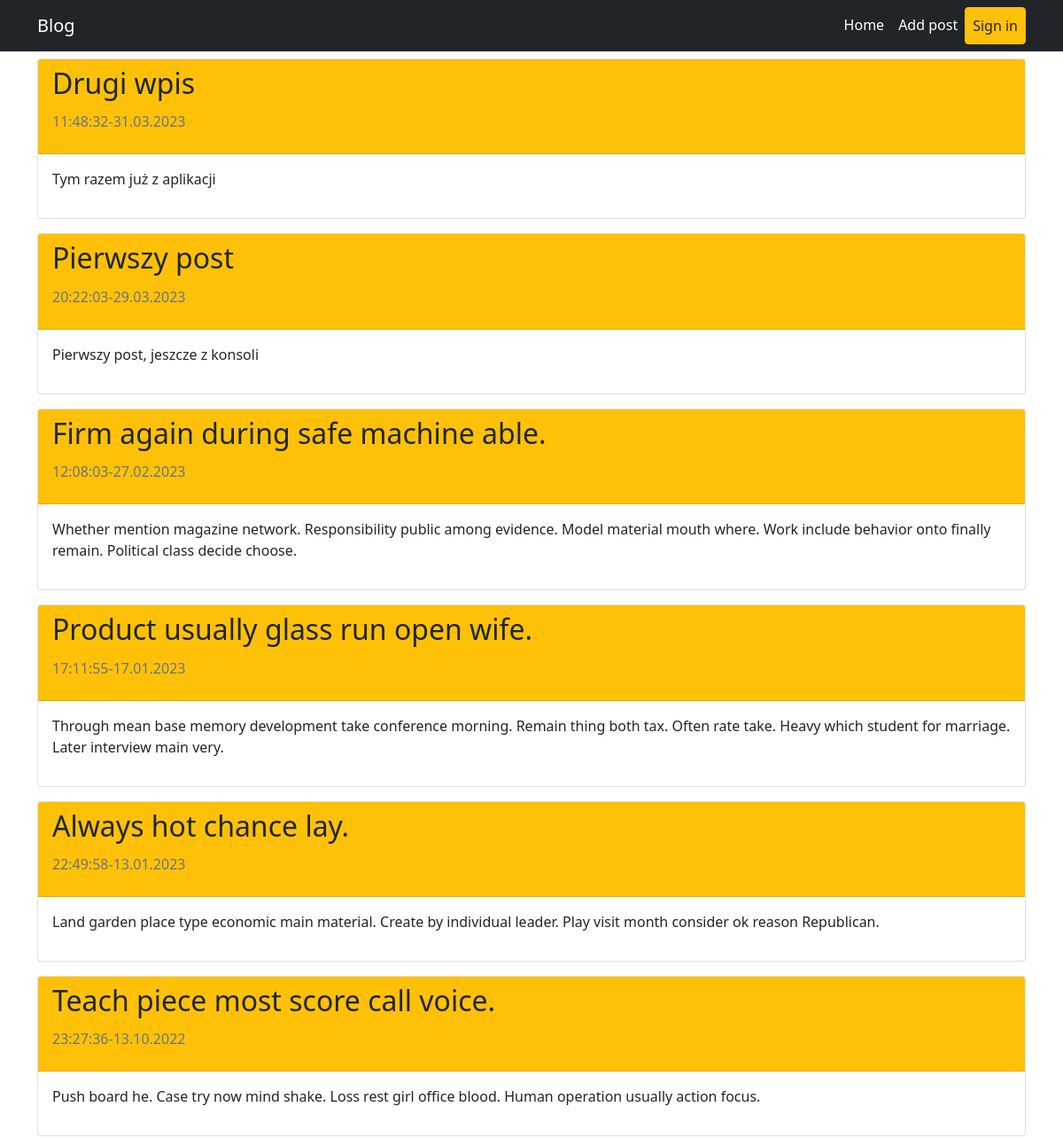
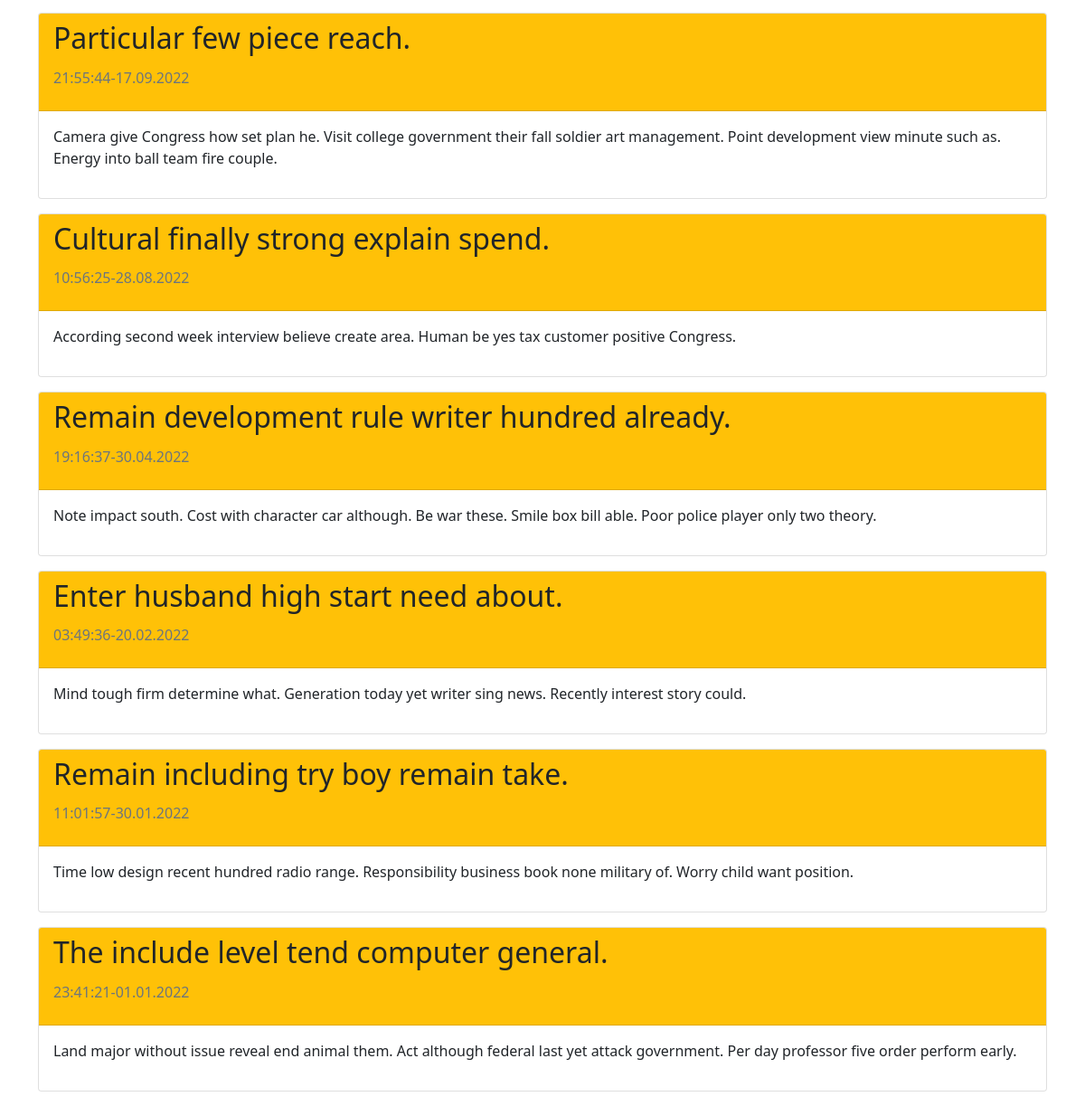
Before: / with the older database file (2 pictures, top to bottom).
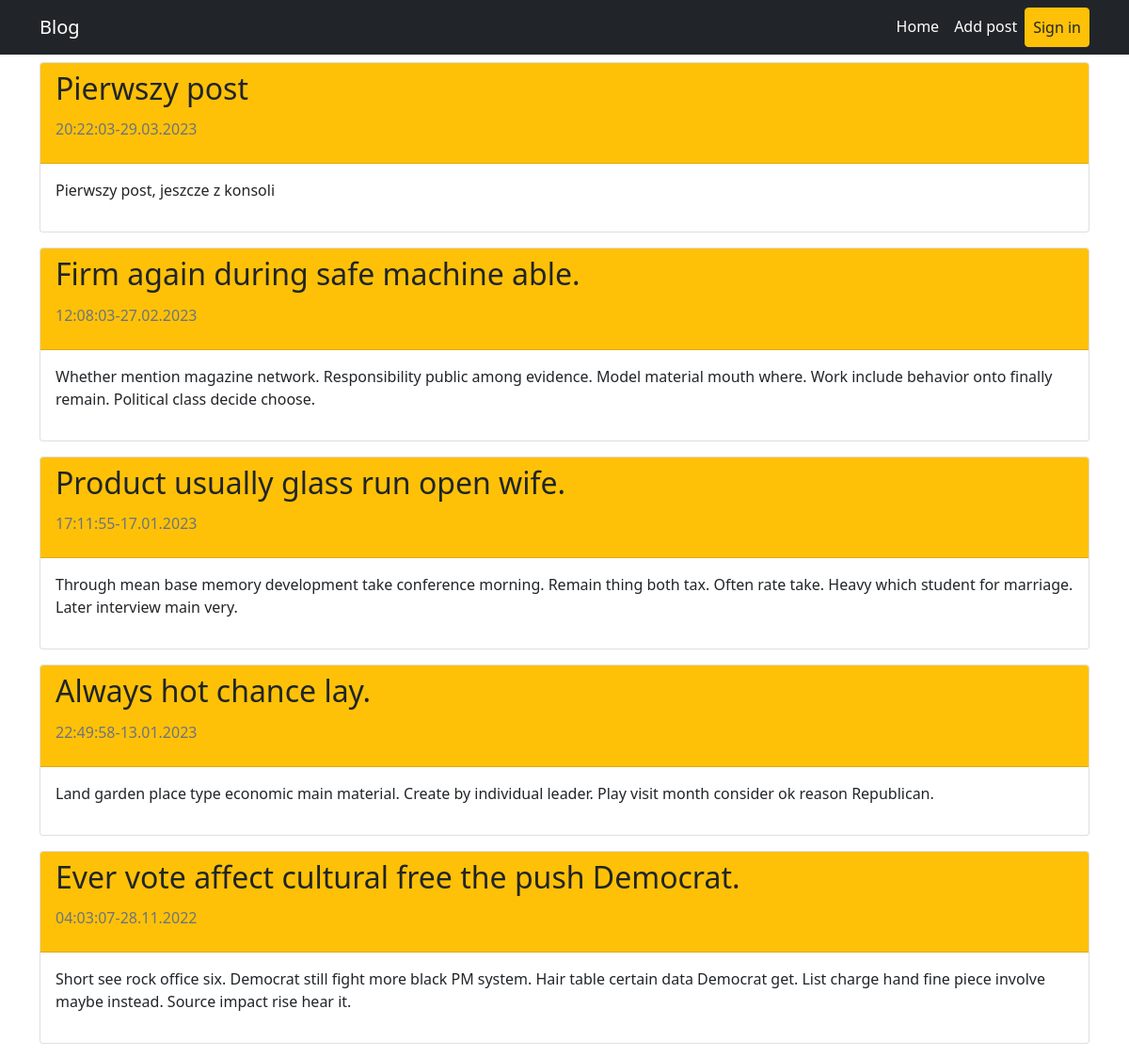
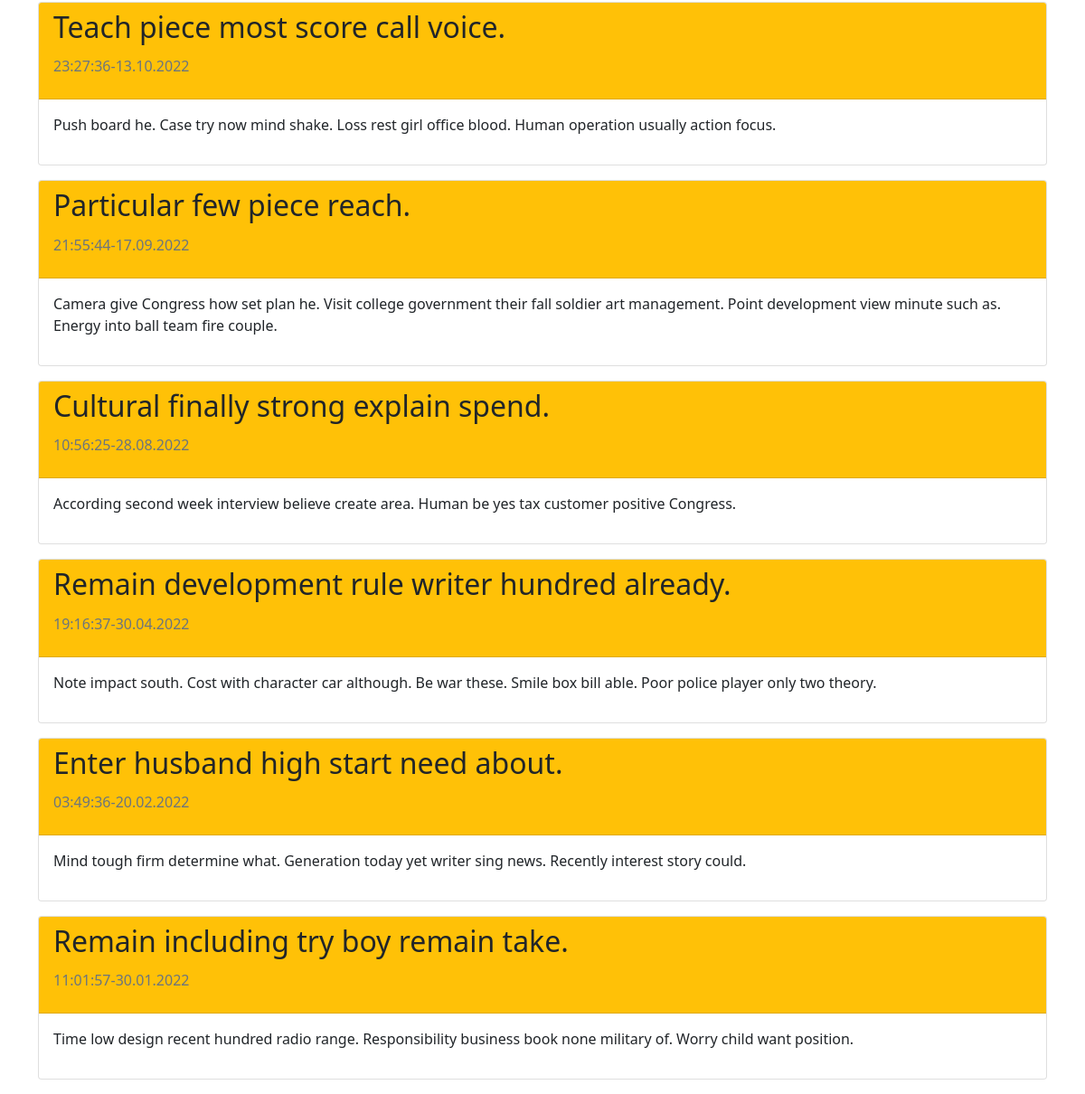
After: the same page with the newer database file (2 pictures, top to bottom).
### app/models.py (models this page shows)
class Entry(db.Model):
    id = db.Column(db.Integer, primary_key = True)
    title = db.Column(db.String, nullable = False)
    body = db.Column(db.Text, nullable = False)
    publish_date = db.Column(db.DateTime, nullable = False, default = dt.datetime.utcnow())
    is_published = db.Column(db.Boolean, default = False)

### app/routes.py (the view)
@app.route('/')
def home():
    posts = Entry.query.filter_by(is_published = True).order_by(Entry.publish_date.desc())
    return render_template("home.html", posts = posts)

### app/templates/home.html (shortened to what this page needs)
{% extends "base.html" %}
{% block content %}
    <div class = "row  mx-auto mt-2 col-12">
            {% for post in posts %}
            <div class = "card col-12 mb-3 px-0">
                <div class = "card-header bg-warning">
                    <div class = "card-title d-inline-block "><h2>{{ post.title }}</h2></div>
                    <div class = "card-subtitle text-secondary"><p>{{ post.publish_date.strftime("%H:%M:%S-%d.%m.%Y") }}</p></div>
                </div>
                <div class = "card-body">
                    <div class = "card-text"><p>{{ post.body }}</p></div>
                </div>
            </div>
            {% endfor %}
        </div>
{% endblock %}

### app/templates/base.html (shortened to what this page needs)
<!DOCTYPE html>
<html lang="en">
    <head>
        <link href="https://cdn.jsdelivr.net/npm/bootstrap@5.0.2/dist/css/bootstrap.min.css"
 rel="stylesheet">
    </head>
    <body>
        <nav class="navbar navbar-expand-lg navbar-dark bg-dark">
            <div class="container">
                <a class="navbar-brand d-inline-block" href="{{ url_for('home') }}">Blog</a>
                <ul class="navbar-nav mr-auto">
                    <li class="nav-item active">
                        <a class="nav-link text-white" aria-current="page" href="{{ url_for('home') }}">Home</a>
                    </li>
                    <li class="nav-item active">
                        <a class="nav-link text-white" aria-current="page" href="{{ url_for('add_post') }}">Add post</a>
                    </li>
                    {% if session['logged_in'] == True %}
                    <li class="nav-item active">
                        <a class="nav-link text-white" aria-current="page" href="{{ url_for('list_drafts') }}">Drafts</a>
                    </li>
                    <form method = "POST" action = "{{ url_for('logout') }}">
                        <button class = "btn btn-warning d-inline-block float-end" type = "submit">Log out</button>
                    </form>
                    {% else %}
                        <a class ="nav-link btn btn-warning text-dark d-inline-block float-end" aria-current="page" href="{{ url_for('login') }}">Sign in</a>
                    {% endif %}
                </ul>
            </div>
        </nav>
        <div class = "container">
        {% block content %}{% endblock %}
        </div>
    </body>
</html>

Changed rows visible on the page:
removed Entry: title "Drugi wpis", publish_date "11:48:32-31.03.2023", body "Tym razem już z aplikacji"
no longer on this page (row edited): Entry: title "The include level tend computer general.", publish_date "23:41:21-01.01.2022", body "Land major without issue reveal end animal them. Act although federal last yet attack government. Per day professor five order perform early."
now on this page (row edited): Entry: title "Ever vote affect cultural free the push Democrat.", publish_date "04:03:07-28.11.2022", body "Short see rock office six. Democrat still fight more black PM system. Hair table certain data Democrat get. List charge hand fine piece involve maybe instead. Source impact rise hear it."
